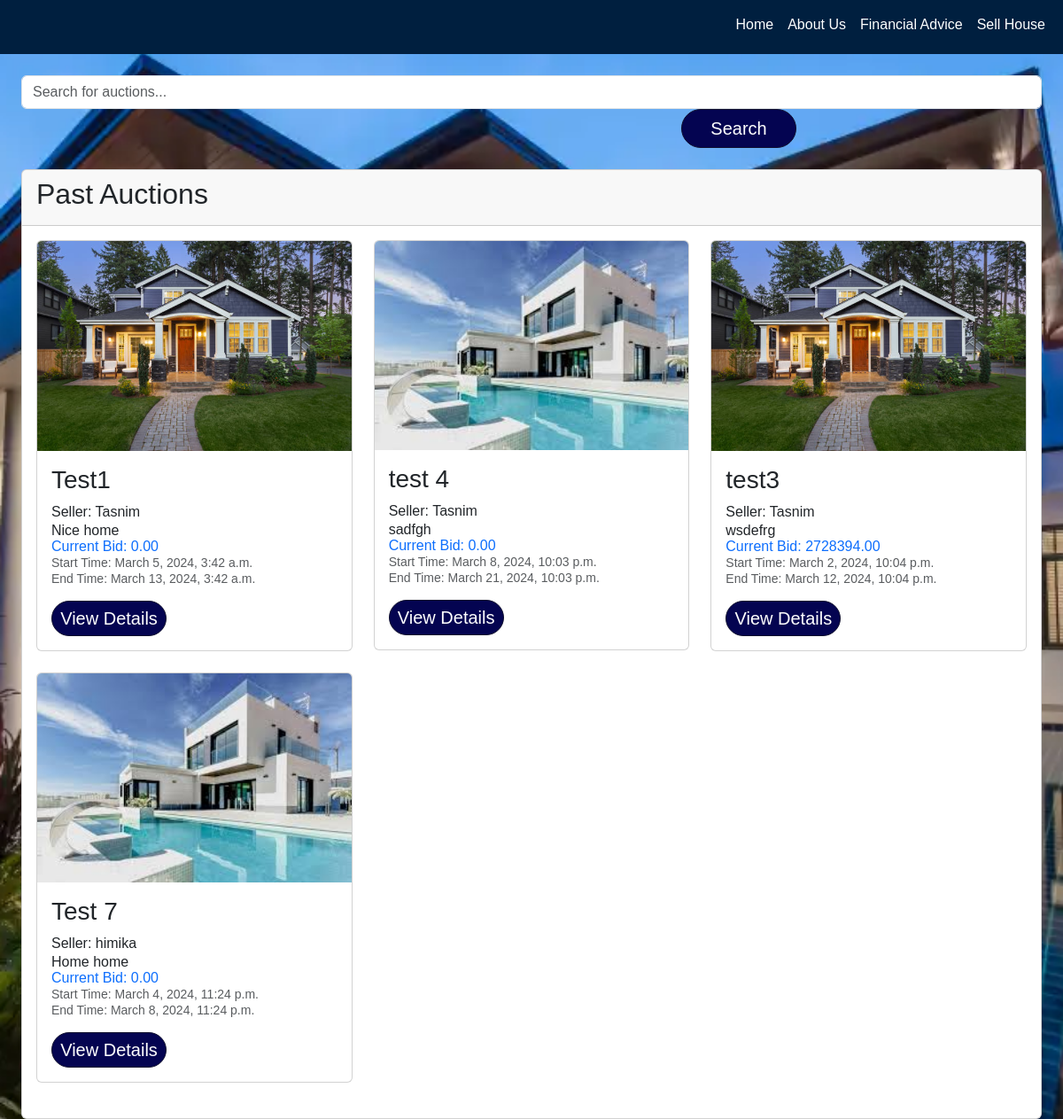
The page /past-auction-items/ on the database as committed earlier.
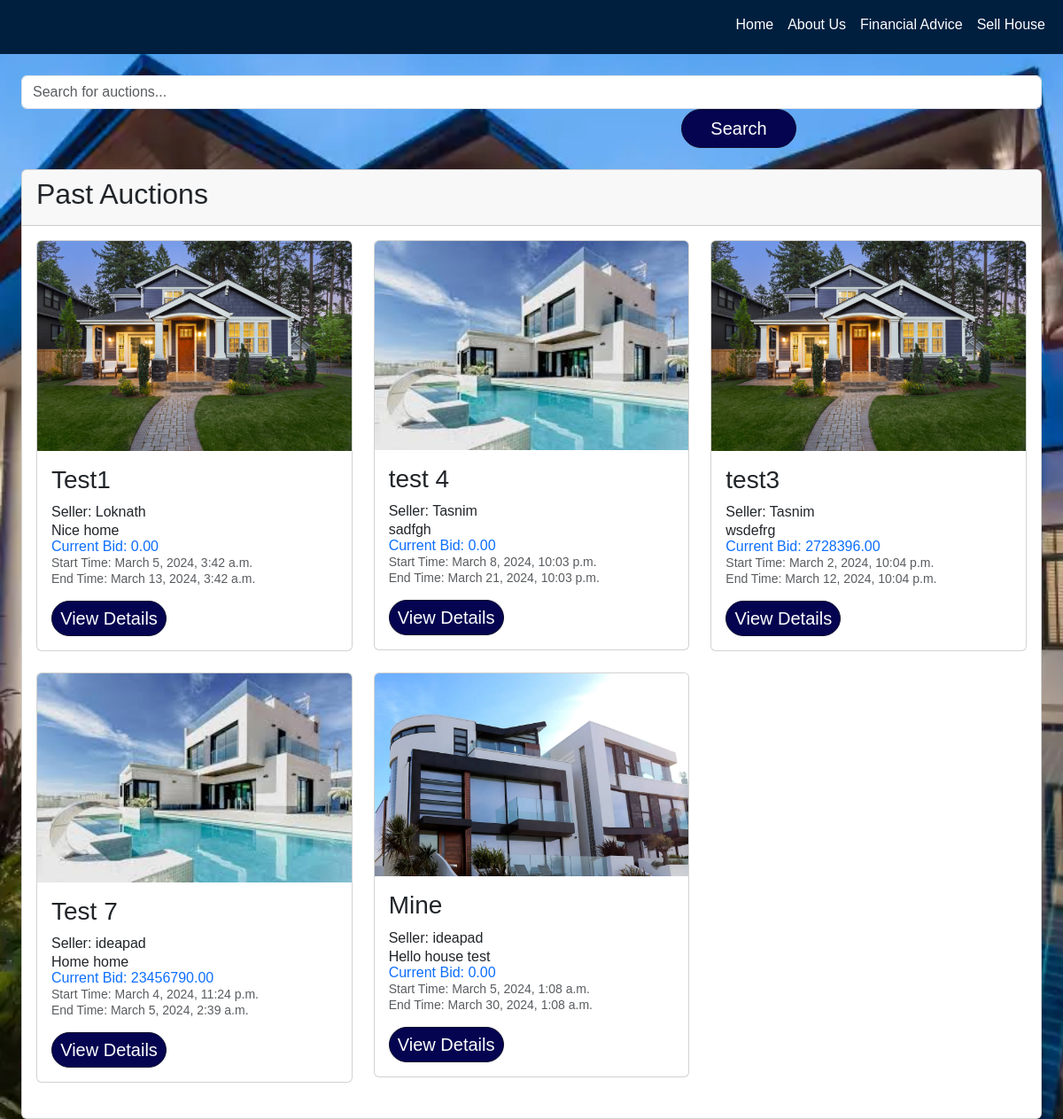
The same page on the database as committed later.
### website/models.py (models this page shows, shortened)
class AuctionItem(models.Model):
    title = models.CharField(max_length=255)
    description = models.TextField()
    address = models.CharField(max_length=255)
    start_price = models.DecimalField(max_digits=10, decimal_places=2)
    current_bid = models.DecimalField(max_digits=10, decimal_places=2, default=0.00)
    current_bid_by = models.ForeignKey(User, on_delete=models.CASCADE,null=True, blank=True, related_name='bids_made')
    created_by = models.ForeignKey(User, on_delete=models.CASCADE, related_name='auction_items_created')
    start_time = models.DateTimeField()
    end_time = models.DateTimeField()
    image = models.ImageField(upload_to='auction_item_images/', blank=True, null=True)

### website/views.py (the view)
# urls.py: path('past-auction-items/', views.past_auction_items, name='past_auction_items'),
def past_auction_items(request):
    current_time = timezone.now()
    past_auctions = AuctionItem.objects.filter(start_time__lt=current_time,end_time__lt=current_time)
    return render(request, 'past_auction_items.html', {
        'past_auctions': past_auctions,
    })

### website/templates/past_auction_items.html
{% extends 'base.html' %}
{% block content %}
<div class="container mt-4">
    <div class="search-container text-center mb-4">
        <form action="{% url 'website:search_upcoming_auctions' %}" method="GET" class="form-inline">
            <input type="text" class="form-control" placeholder="Search for auctions..." name="query" required>
            <button type="submit" class="btn btn-primary">Search</button>
        </form>
    </div>
    <div class="card-deck">
        <div class="card">
            <div class="card-header">
                <h2>Past Auctions</h2>
            </div>
            <div class="card-body">
                <div class="row">
                    {% for auction in past_auctions %}
                    <div class="col-md-4 mb-4">
                        <div class="card">
                            {% if auction.image %}
                            <img src="{{ auction.image.url }}" alt="{{ auction.title }} Image" class="card-img-top">
                            {% endif %}
                            <div class="card-body">
                                <h3 class="card-title">{{ auction.title }}</h3>
                                <h10 class="card-text text-dark">Seller: {{ auction.created_by.username }}</h10><br>
                                <p class="card-text text-dark mb-0">{{ auction.description|truncatewords:15 }}</p>
                                <p class="card-text font-weight-bold text-primary mb-0">
                                    Current Bid: {{ auction.current_bid }}
                                </p>
                                <p class="card-text mb-3">
                                    <small class="text-muted">
                                        Start Time: <span class="start-time">{{ auction.start_time }}</span><br>
                                        End Time: {{ auction.end_time }}
                                    </small>
                                </p>
                                <a href="{% url 'website:auction_detail' auction.id %}" class="btn btn-sm btn-primary">View Details</a>
                            </div>
                        </div>
                    </div>
                    {% endfor %}
                </div>
            </div>
        </div>
    </div>
</div>
{% endblock %}

### templates/base.html (shortened to what this page needs)
<!DOCTYPE html>
<html lang="en">
<head>
  <link href="https://cdn.jsdelivr.net/npm/bootstrap@5.3.2/dist/css/bootstrap.min.css" rel="stylesheet"
>
  {% load static %}
  <link rel="stylesheet" href="{% static 'base.css' %}">
</head>
<body>
  <nav class="navbar navbar-expand-lg ">
    <div class="container-fluid">
      <div class="collapse navbar-collapse" id="navbarNavDropdown">
        <ul class="navbar-nav ms-auto">
          <li class="nav-item">
            <a class="nav-link" aria-current="page" href="{% url 'userProfile:home' %}">Home</a>
          </li>
          <li class="nav-item">
            <a class="nav-link" href="{% url 'userProfile:aboutUs' %}">About Us</a>
          </li>
          <li class="nav-item">
            <a class="nav-link" href="#">Financial Advice</a>
          </li>
          <li class="nav-item">
            <a class="nav-link" href="{% url 'website:create_auction' %}">Sell House</a>
          </li>
        </ul>
      </div>
    </div>
  </nav>
  <div class="container">
    {% block content %}{% endblock %}
  </div>
</body>
</html>

### static/base.css (style rules this page uses)
body { font-family: Arial, sans-serif; background-image: url('background.webp'); background-size: cover; background-position: center; background-repeat: no-repeat; min-height: 100vh; }
.container { max-width: 1200px; margin: 0 auto; }
.navbar { background-color: #001f3f; }
.navbar-brand, .navbar-nav .nav-link { color: #ffffff; }
.container p { color: #ffffff; font: 1em Arial, sans-serif; margin-bottom: 50px; }
.btn { font-size: 20px; color: #fff; background-color: rgb(4, 4, 81); text-decoration: none; border-radius: 5px; transition: all 0.3s ease; }
.btn-primary { width: 130px; border-color: #0f0f2d; border-radius: 30px; margin-right: 8px; }
ul { padding: 0; margin: 0; }
ul li { margin-bottom: 5px; color: white; }
form button { margin-left: calc(50% - 100px); width: 200px; }

Rows that differ between the two databases and show on the page:
changed AuctionItem "Test1": created_by.username "Tasnim" → "Loknath"
changed AuctionItem "test3": current_bid "2728394.00" → "2728396.00"
changed AuctionItem "Test 7": created_by.username "himika" → "ideapad"; current_bid "0.00" → "23456790.00"; end_time "March 8, 2024, 11:24 p.m." → "March 5, 2024, 2:39 a.m."
added AuctionItem: image (picture), title "Mine", created_by.username "ideapad", description "Hello house test", current_bid "0.00", start_time "March 5, 2024, 1:08 a.m.", end_time "March 30, 2024, 1:08 a.m."
